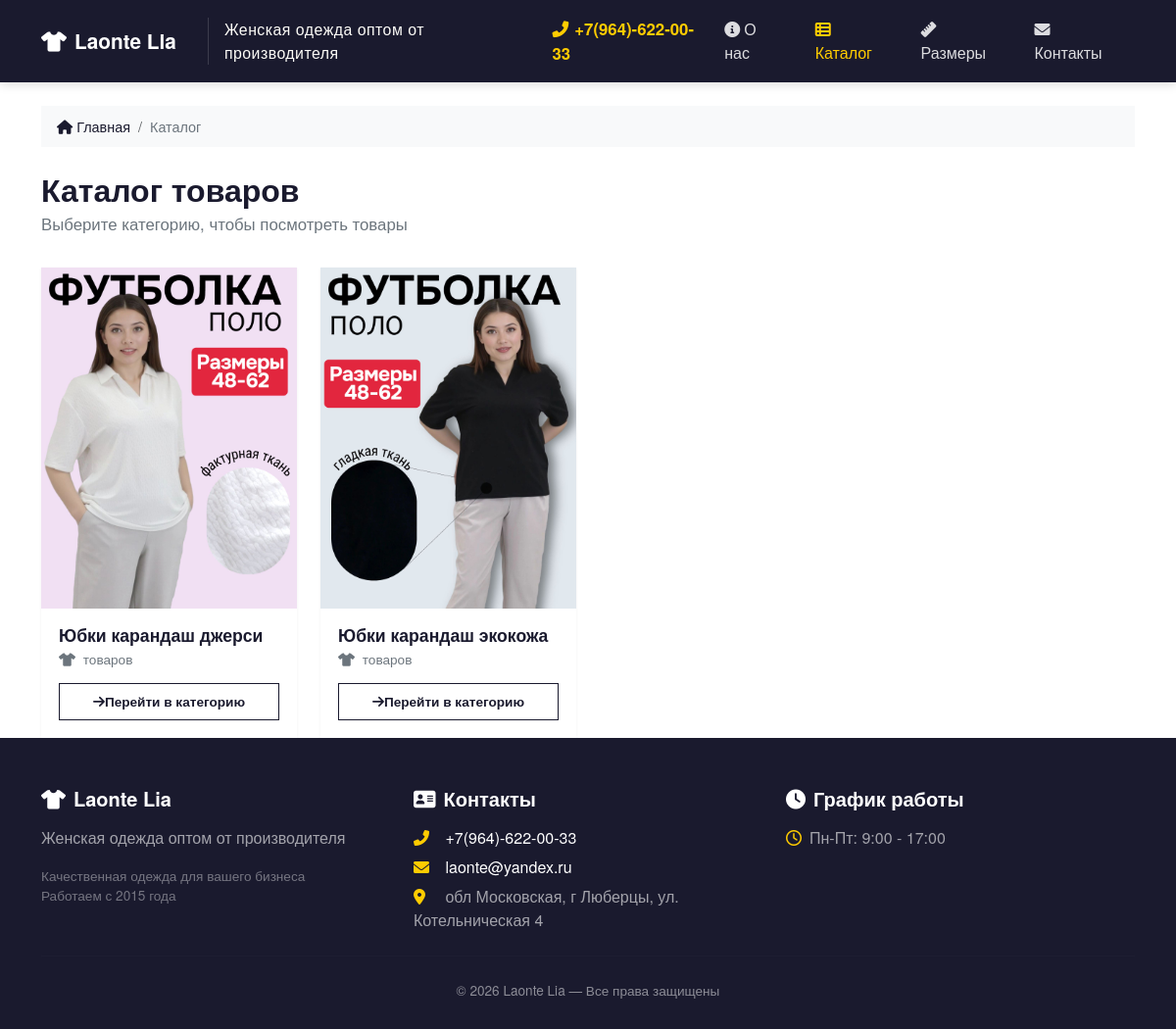
Page /catalog/ on the committed database.
### shop/models.py (models this page shows, shortened)
class SiteSettings(models.Model):
    company_name = models.CharField(
        "Название компании", max_length=100, default="Laonte Lia"
    )
    phone = models.CharField("Телефон", max_length=20, blank=True)
    phone_extra = models.CharField(
        "Доп. телефон",
        max_length=20,
        blank=True,
        help_text="Например: 8 (800) 555-35-35",
    )
    email = models.EmailField("Email", blank=True)
    address = models.CharField("Адрес", max_length=200, blank=True)
    work_hours = models.CharField(
        "График работы",
        max_length=100,
        blank=True,
        help_text="Например: Пн–Пт: 9:00–18:00",
    )
    footer_text = models.CharField(
        "Текст в подвале",
        max_length=200,
        blank=True,
        default="&copy; 2026 Laonte Lia — Все права защищены",
    )
    vk_link = models.URLField("VK", blank=True)
    telegram_link = models.URLField("Telegram", blank=True)
    instagram_link = models.URLField("Instagram", blank=True)
    class Meta:
        verbose_name = "Настройки сайта"
        verbose_name_plural = "Настройки сайта"

class Category(models.Model):
    name = models.CharField("Категория", max_length=100)
    slug = models.SlugField("URL", unique=True)
    icon = models.CharField(
        "Иконка Font Awesome",
        max_length=50,
        blank=True,
        help_text="Например: fa-dress, fa-pants",
    )
    image = models.ImageField(
        "Фото категории",
        upload_to="categories/",
        blank=True,
        help_text="Опционально: фото вместо иконки",
    )
    class Meta:
        verbose_name = "Категория"
        verbose_name_plural = "Категории"

### shop/views.py (the view)
# urls.py: path("catalog/", views.catalog, name="catalog"),  # <-- Новая страница
def catalog(request):
    products = Product.objects.filter(available=True)
    categories = Category.objects.all()
    query = request.GET.get("q")
    category_slug = request.GET.get("category")
    if query:
        products = products.filter(
            Q(name__icontains=query) | Q(article__icontains=query)
        )
    if category_slug:
        products = products.filter(category__slug=category_slug)
    return render(
        request,
        "shop/catalog.html",
        {"products": products, "categories": categories, "query": query},
    )

### shop/context_processors.py (called while the page is built)
def site_settings(request):
    try:
        settings = SiteSettings.objects.get()
    except SiteSettings.DoesNotExist:
        settings = None
    return {"site_settings": settings}

### shop/templates/shop/catalog.html (shortened to what this page needs)
{% extends "shop/base.html" %}
{% block content %}
<div class="catalog-header">
    <h1 class="catalog-title">Каталог товаров</h1>
    <p class="catalog-subtitle">Выберите категорию, чтобы посмотреть товары</p>
</div>
{% if categories %}
<div class="row g-4">
    {% for category in categories %}
    <div class="col-6 col-md-4 col-lg-3">
        <a href="{% url 'category_products' category.slug %}" class="category-card">
            <div class="card-img-top">
                <div class="img-wrapper">
                    {% if category.image %}
                        <img src="{{ category.image.url }}" alt="{{ category.name }}" loading="lazy">
                    {% else %}
                        <i class="fas {{ category.icon|default:'fa-tshirt' }} category-icon"></i>
                    {% endif %}
                </div>
                <div class="img-overlay">
                </div>
            </div>
            <div class="card-body">
                <h5 class="card-title">{{ category.name }}</h5>
                <p class="card-text">
                    {% with count=category.product_count %}
                        <i class="fas fa-tshirt me-1"></i>
                        {% if count == 1 %}
                            товар
                        {% elif count|add:"0" in "234" %}
                            товара
                        {% else %}
                            товаров
                        {% endif %}
                    {% endwith %}
                </p>
            </div>
            <div class="card-footer">
                <span class="btn btn-outline-dark-square">
                    <i class="fas fa-arrow-right"></i>Перейти в категорию
                </span>
            </div>
        </a>
    </div>
    {% endfor %}
</div>
{% else %}
<div class="text-center py-5">
    <i class="fas fa-folder-open fa-3x text-muted mb-3"></i>
    <p class="text-muted">Категории пока не добавлены.</p>
</div>
{% endif %}
{% endblock %}

### shop/templates/shop/base.html (shortened to what this page needs)
<!DOCTYPE html>
<html lang="ru">
<head>
    <link href="https://cdn.jsdelivr.net/npm/bootstrap@5.3.0/dist/css/bootstrap.min.css" rel="stylesheet">
    <link rel="stylesheet" href="https://cdnjs.cloudflare.com/ajax/libs/font-awesome/6.0.0/css/all.min.css">
</head>
<body>
    <nav class="navbar navbar-expand-lg">
        <div class="container">
            <div class="brand-wrapper">
                <a class="navbar-brand" href="/">
                    <i class="fas fa-tshirt me-2"></i>{{ site_settings.company_name|default:"Laonte Lia" }}
                </a>
                <span class="brand-slogan">Женская одежда оптом от производителя</span>
            </div>
            {% if site_settings.phone %}
                <span class="phone-number d-none d-lg-inline">
                    <i class="fas fa-phone-alt"></i>{{ site_settings.phone }}
                </span>
            {% endif %}
            <div class="collapse navbar-collapse" id="navbarNav">
                <ul class="navbar-nav ms-auto">
                    <li class="nav-item">
                        <a class="nav-link {% if request.resolver_match.url_name == 'about_us' %}active{% endif %}" href="{% url 'about_us' %}">
                            <i class="fas fa-info-circle me-1"></i>О нас
                        </a>
                    </li>
                    <li class="nav-item">
                        <a class="nav-link {% if request.resolver_match.url_name == 'catalog' or request.resolver_match.url_name == 'product_list_by_category' %}active{% endif %}" href="{% url 'catalog' %}">
                            <i class="fas fa-th-list me-1"></i>Каталог
                        </a>
                    </li>
                    <li class="nav-item">
                        <a class="nav-link {% if request.resolver_match.url_name == 'size_chart' %}active{% endif %}" href="{% url 'size_chart' %}">
                            <i class="fas fa-ruler me-1"></i>Размеры
                        </a>
                    </li>
                    <li class="nav-item">
                        <a class="nav-link {% if request.resolver_match.url_name == 'contact' %}active{% endif %}" href="{% url 'contact' %}">
                            <i class="fas fa-envelope me-1"></i>Контакты
                        </a>
                    </li>
                </ul>
            </div>
        </div>
    </nav>
    <main class="container mt-4">
        {% block breadcrumbs %}
        <nav aria-label="breadcrumb" class="mb-4">
            <ol class="breadcrumb">
                <li class="breadcrumb-item"><a href="/"><i class="fas fa-home me-1"></i>Главная</a></li>
                {% if category %}
                    <li class="breadcrumb-item"><a href="{% url 'catalog' %}">Каталог</a></li>
                    <li class="breadcrumb-item active" aria-current="page">{{ category.name }}</li>
                {% elif request.resolver_match.url_name == 'catalog' %}
                    <li class="breadcrumb-item active" aria-current="page">Каталог</li>
                {% elif request.resolver_match.url_name == 'size_chart' %}
                    <li class="breadcrumb-item active" aria-current="page">Таблица размеров</li>
                {% elif request.resolver_match.url_name == 'contact' %}
                    <li class="breadcrumb-item active" aria-current="page">Контакты</li>
                {% elif request.resolver_match.url_name == 'view_order' %}
                    <li class="breadcrumb-item active" aria-current="page">Моя заявка</li>
                {% elif request.resolver_match.url_name == 'about_us' %}
                    <li class="breadcrumb-item active" aria-current="page">О нас</li>
                {% else %}
                    <li class="breadcrumb-item active" aria-current="page">Каталог</li>
                {% endif %}
            </ol>
        </nav>
        {% endblock %}
        {% block content %}
        {% endblock %}
    </main>
    <footer class="footer">
        <div class="container">
            <div class="row">
                <div class="col-md-4 mb-4 mb-md-0">
                    <h5><i class="fas fa-tshirt me-2"></i>{{ site_settings.company_name|default:"Laonte Lia" }}</h5>
                    <p style="color: rgba(255,255,255,0.6);">Женская одежда оптом от производителя</p>
                    <p style="color: rgba(255,255,255,0.4); font-size: 0.85rem;">
                        Качественная одежда для вашего бизнеса<br>
                        Работаем с 2015 года
                    </p>
                </div>
                <div class="col-md-4 mb-4 mb-md-0">
                    <h5><i class="fas fa-address-card me-2"></i>Контакты</h5>
                    {% if site_settings.phone %}
                        <p style="margin-bottom: 6px;">
                            <i class="fas fa-phone-alt me-2" style="color: #ffcc00; width: 20px;"></i>
                            <a href="tel:{{ site_settings.phone }}" class="text-white text-decoration-none">{{ site_settings.phone }}</a>
                        </p>
                    {% endif %}
                    {% if site_settings.email %}
                        <p style="margin-bottom: 6px;">
                            <i class="fas fa-envelope me-2" style="color: #ffcc00; width: 20px;"></i>
                            <a href="mailto:{{ site_settings.email }}" class="text-white text-decoration-none">{{ site_settings.email }}</a>
                        </p>
                    {% endif %}
                    {% if site_settings.address %}
                        <p style="margin-bottom: 0;">
                            <i class="fas fa-map-marker-alt me-2" style="color: #ffcc00; width: 20px;"></i>
                            <span style="color: rgba(255,255,255,0.6);">{{ site_settings.address }}</span>
                        </p>
                    {% endif %}
                </div>
                <div class="col-md-4">
                    <h5><i class="fas fa-clock me-2"></i>График работы</h5>
                    {% if site_settings.work_hours %}
                        <p style="color: rgba(255,255,255,0.6);">
                            <i class="far fa-clock me-2" style="color: #ffcc00;"></i>{{ site_settings.work_hours }}
                        </p>
                    {% endif %}
                </div>
            </div>
            <hr class="footer-divider">
            <div class="footer-copy text-center">
                {{ site_settings.footer_text|safe|default:"&copy; 2026 Laonte Lia — Все права защищены" }}
            </div>
        </div>
    </footer>
</body>
</html>

### shop/templates/shop/base.html (style rules this page uses)
html, body { height: 100%; margin: 0; }
body { display: flex; flex-direction: column; min-height: 100vh; font-family: 'Helvetica Neue', Arial, sans-serif; background-color: #ffffff; color: #1a1a2e; }
main { flex: 1 0 auto; }
.footer { flex-shrink: 0; margin-top: 0; background: #1a1a2e !important; color: rgba(255,255,255,0.85); padding: 50px 0 30px; }
.navbar { background: #1a1a2e !important; padding: 10px 0; box-shadow: 0 2px 10px rgba(0,0,0,0.15); }
.navbar .navbar-brand { font-weight: 700; font-size: 1.3rem; color: #ffffff !important; }
.navbar .brand-slogan { display: inline-block; font-size: 0.99rem; color: #fcfbf7; letter-spacing: 0.5px; margin-left: 16px; padding-left: 16px; border-left: 1px solid rgba(255,255,255,0.15); font-weight: 500; }
.navbar .brand-wrapper { display: flex; align-items: center; }
.navbar .phone-number { color: #ffcc00; font-weight: 700; font-size: 1.05rem; margin-left: 20px; }
.navbar .phone-number i { margin-right: 6px; }
.navbar .nav-link { color: rgba(255,255,255,0.85) !important; font-weight: 500; padding: 8px 16px !important; transition: all 0.3s; }
.navbar .nav-link.active { color: #ffcc00 !important; }
.breadcrumb { background: #f8f9fa; padding: 10px 16px; border-radius: 0; font-size: 0.9rem; }
.breadcrumb a { color: #1a1a2e; text-decoration: none; }
.breadcrumb .active { color: #6c757d; }
.footer h5 { color: #ffffff; font-weight: 700; margin-bottom: 16px; }
.footer a { color: rgba(255,255,255,0.7); text-decoration: none; transition: all 0.3s; }
.footer .footer-divider { border-color: rgba(255,255,255,0.08); margin: 24px 0; }
.footer .footer-copy { font-size: 0.85rem; color: rgba(255,255,255,0.5); }

### shop/templates/shop/catalog.html (style rules this page uses)
.catalog-header { margin-bottom: 32px; }
.catalog-title { font-weight: 700; color: #1a1a2e; font-size: 2rem; margin-bottom: 4px; }
.catalog-subtitle { color: #6c757d; font-size: 1.05rem; }
.category-card { display: block; transition: all 0.3s ease; border: none !important; border-radius: 0 !important; background: #ffffff; box-shadow: 0 1px 3px rgba(0,0,0,0.06); height: 100%; overflow: hidden; text-decoration: none !important; color: inherit !important; cursor: pointer; }
.category-card .card-img-top { position: relative; width: 100%; padding-bottom: 133.33%; background: #f8f9fa; overflow: hidden; border-radius: 0; }
.category-card .card-img-top .img-wrapper { position: absolute; top: 0; left: 0; width: 100%; height: 100%; display: flex; align-items: center; justify-content: center; transition: all 0.3s ease; }
.category-card .card-img-top .img-wrapper img { width: 100%; height: 100%; object-fit: cover; transition: all 0.3s ease; }
.category-card .card-img-top .img-overlay { position: absolute; top: 0; left: 0; width: 100%; height: 100%; background: rgba(0,0,0,0); transition: all 0.3s ease; display: flex; align-items: center; justify-content: center; pointer-events: none; }
.category-card .card-body { padding: 16px 18px 14px 18px; }
.category-card .card-title { font-weight: 700; font-size: 1.1rem; color: #1a1a2e; margin-bottom: 4px; transition: all 0.3s ease; }
.category-card .card-text { font-size: 0.85rem; color: #6c757d; margin-bottom: 0; }
.category-card .card-footer { background: transparent !important; border: none !important; padding: 0 18px 18px 18px !important; }
.btn-outline-dark-square { background: transparent; color: #1a1a2e; border: 1px solid #1a1a2e; border-radius: 0 !important; padding: 8px 20px; font-size: 0.85rem; font-weight: 600; transition: all 0.3s; width: 100%; pointer-events: none; }

### rows in the picture
SiteSettings: company_name "Laonte Lia", phone "+7(964)-622-00-33", email "laonte@yandex.ru", address "обл Московская, г Люберцы, ул. Котельническая 4", work_hours "Пн-Пт: 9:00 - 17:00", footer_text "© 2026 Laonte Lia — Все права защищены"
Category: image (picture), name "Юбки карандаш джерси"
Category: image (picture), name "Юбки карандаш экокожа"
